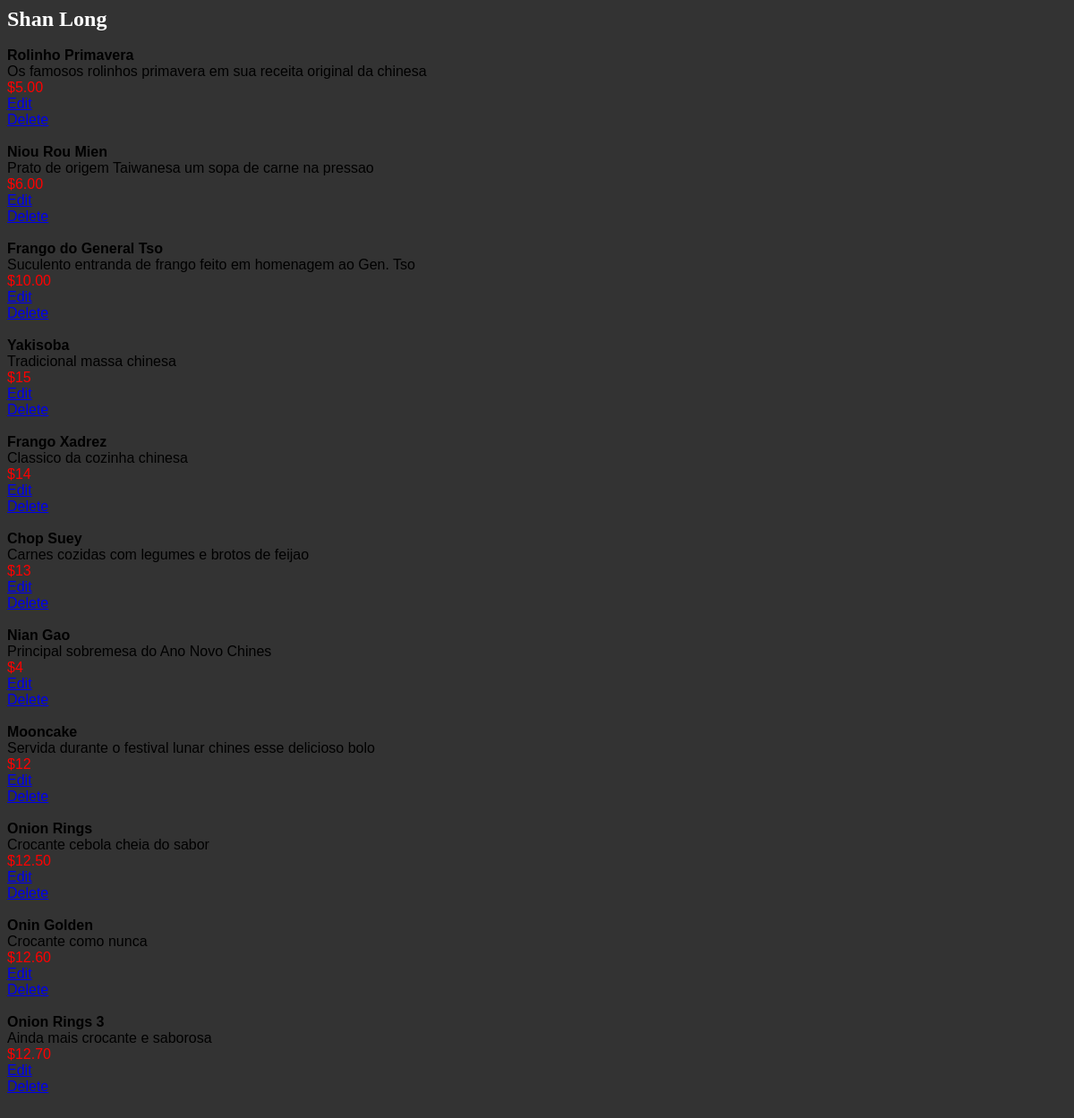
Page /restaurants/4 on the earlier database version.
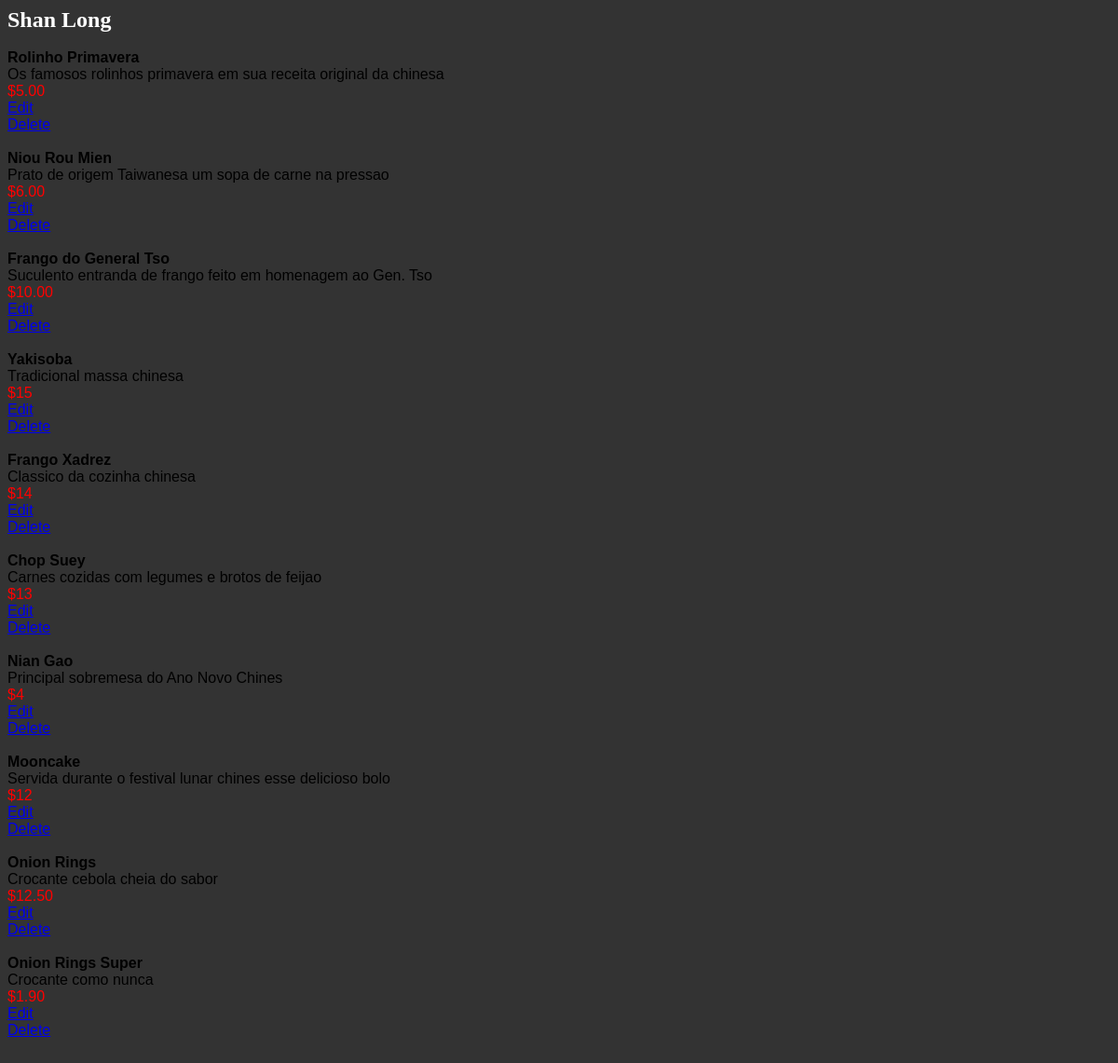
Same page on the later database version.
### database_setup.py (models this page shows, shortened)
class MenuItem(Base):
    __tablename__ = 'menu_item'
    name = Column(String(80), nullable=False)
    id = Column(Integer, primary_key=True)
    course = Column(String(250))
    description = Column(String(250))
    price = Column(String(8))
    restaurant_id = Column(Integer, ForeignKey('restaurant.id'))
    restaurant = relationship(Restaurant)

### flask-practice.py (the view)
@app.route("/")
@app.route("/restaurants/<int:restaurant_id>")
def restaurantMenu(restaurant_id):
    DBSession = sessionmaker(bind=engine)
    session = DBSession()
    restaurant = session.query(Restaurant).filter_by(id=restaurant_id).one()
    items = session.query(MenuItem).filter_by(restaurant_id=restaurant_id)
    return render_template("menu.html", restaurant=restaurant, items=items)

### templates/menu.html (shortened to what this page needs)
<!DOCTYPE html>
<html lang="en" dir="ltr">
  <head>
    <link rel="stylesheet" type="text/css" href="{{url_for('static', filename='styles.css')}}">
  </head>
  <body>
    <h2><b>{{restaurant.name}}</b></h2>
    {% for item in items %}
      <b>{{item.name}}</b>
      {{item.description}}
      <span style="color:red">{{item.price}}</span>
      <a href="{{url_for('editMenuItem', restaurant_id = restaurant.id, menu_id = item.id )}}">Edit</a>
      <a href="{{url_for('deleteMenuItem', restaurant_id = restaurant.id, menu_id = item.id )}}">Delete</a>
    {% endfor %}
  </body>
</html>

Differences in the rows shown:
removed MenuItem: name "Onion Rings 3", description "Ainda mais crocante e saborosa", price "$12.70"
changed MenuItem "Crocante como nunca": name "Onin Golden" → "Onion Rings Super"; price "$12.60" → "$1.90"
